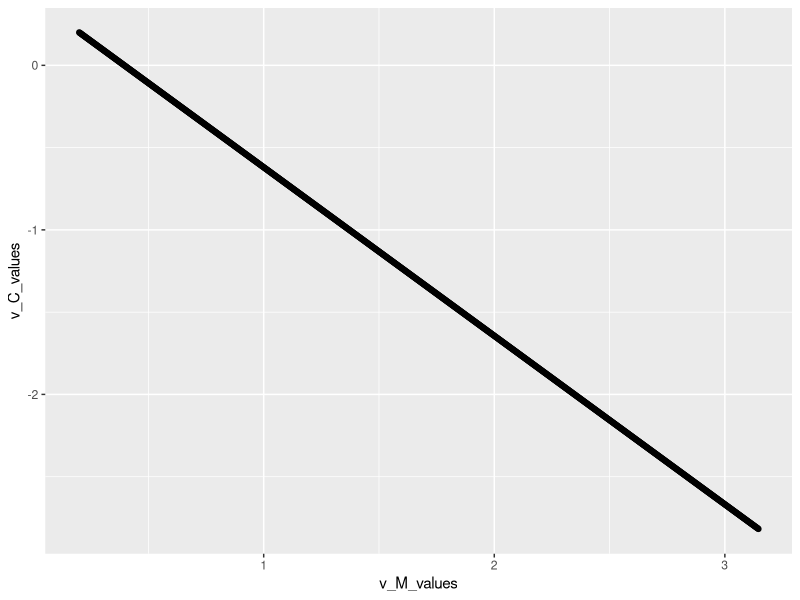

Source code (R):
## ---- chunk 1
knitr::opts_chunk$set(echo = TRUE)
## ---- chunk 2
library(ggplot2)
## ---- chunk 3
#dMdt=macroalgal growth rate
#parameters:
#a=growth rate of algae over coral
#M= Macroalgae cover
#C= Coral cover
#g= grazing rate of macro and turf over time
#T_= Turf cover
#y= growth rate of macro over turf
#C+M+T= 1 (total coverage in the system)
F_dMdt <- function(a, M, C, g, T_, y){
  dMdt <- (a*M*C)-((g*(M/(M+T_))))+(y*M*T_)
  return(dMdt)
}

#dCdt= coral growth rate
#parameters:
#a=growth rate of algae over coral
#M= Macroalgae cover
#C= Coral cover
#T_= Turf cover
#r=growth rate of coral over turf
#d= natural coral mortality 
F_dCdt <- function(r,T_, C, d, a, M){
  dCdt <- (r*T_*C)-(d*C)-(a*M*C)
  return(dCdt)
}

## ---- chunk 4
#test simulation
#define our parameters
a <- 8
r<- .208
d <- .035
y<- -.0012
M<- .2
C<- .2
T_<- 1-M-C
g<- .1
dt<- .01

v_M_values <- vector(length=10/dt)
v_M_values[1] <- M 

for(index_m in 2:length(v_M_values)){
  current_M_value <- v_M_values[index_m-1]
  v_M_values[index_m] <- current_M_value+(dt*F_dMdt(a,M,C,g,T_,y))
}


v_C_values <- vector(length=10/dt)
v_C_values[1]<- C

for(index_c in 2:length(v_C_values)){
  current_C_value <- v_C_values[index_c-1]
  v_C_values[index_c] <- current_C_value+ (dt*F_dCdt(r,T_,C,d,a,M))
}

points_test<- data.frame(v_M_values,v_C_values)

ggplot(data=points_test, aes(x=v_M_values, y=v_C_values))+
  geom_point()
